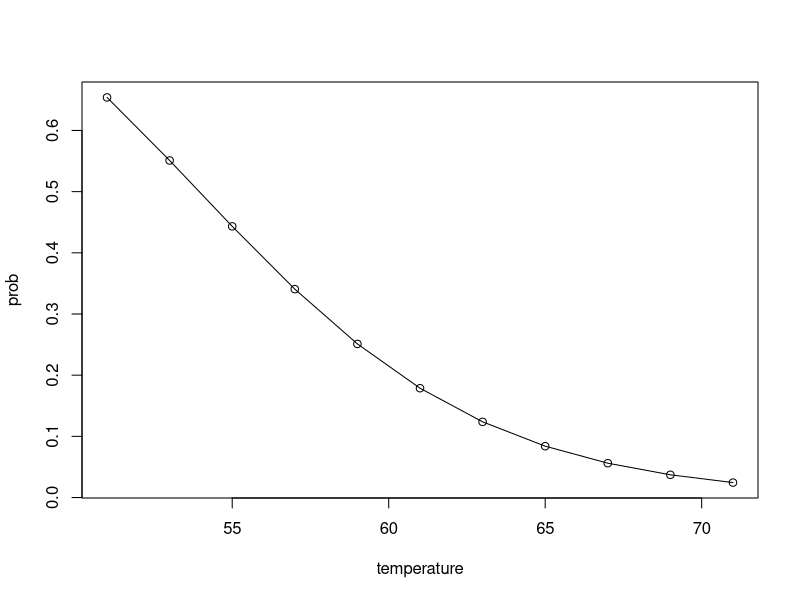

This chart was generated by the following R code:
## ---- chunk 1
knitr::opts_chunk$set(echo = TRUE)
## ---- chunk 2
eth = 0
sex = 1
lrn = 1
y_predict = 18.93 - 9.11 * eth + 3.10 * sex + 2.15 * lrn
y_actual = 2
res = y_actual - y_predict
res
## ---- chunk 3
res_var = 240.57
outcome_var = 264.17
n = 146
k = 3
r2 = 1 - (res_var / outcome_var)
print(paste0("The R-squared value is ", r2))
r2_adj = 1 - (res_var / outcome_var) * ((n-1)/(n-k-1))
print(paste0("The adjusted R-squared value is ", r2_adj))
## ---- chunk 4
temperature <- c(51,53,55)
p <-paste0(temperature,": ",(exp(11.6630 - 0.2162 * temperature)) / (1 + (exp(11.6630 - 0.2162 * temperature))))

p
## ---- chunk 5
temperature <- c(51,53,55,57,59,61,63,65,67,69,71)
p <-paste0(temperature,": ",(exp(11.6630 - 0.2162 * temperature)) / (1 + (exp(11.6630 - 0.2162 * temperature))))
prob <- exp(11.6630 - 0.2162 * temperature) / (1 + (exp(11.6630 - 0.2162 * temperature)))
p
plot(temperature, prob, type = "o")
